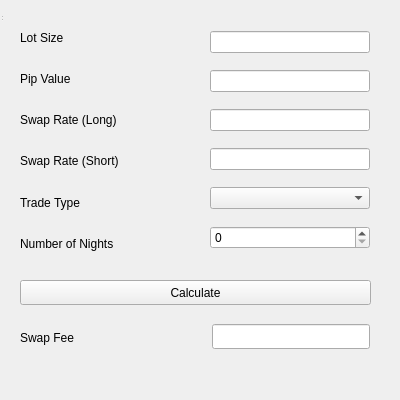
<?xml version="1.0" encoding="UTF-8"?>
<ui version="4.0">
 <class>SwapCalculator</class>
 <widget class="QWidget" name="SwapCalculator">
  <property name="geometry">
   <rect>
    <x>0</x>
    <y>0</y>
    <width>400</width>
    <height>400</height>
   </rect>
  </property>
  <property name="windowTitle">
   <string>Forex Calculator</string>
  </property>
  <widget class="QWidget" name="centralwidget" native="true">
   <property name="geometry">
    <rect>
     <x>0</x>
     <y>0</y>
     <width>521</width>
     <height>411</height>
    </rect>
   </property>
   <widget class="QWidget" name="verticalLayoutWidget">
    <property name="geometry">
     <rect>
      <x>20</x>
      <y>20</y>
      <width>160</width>
      <height>241</height>
     </rect>
    </property>
    <layout class="QVBoxLayout" name="verticalLayout">
     <item>
      <widget class="QLabel" name="label">
       <property name="text">
        <string>Lot Size</string>
       </property>
      </widget>
     </item>
     <item>
      <widget class="QLabel" name="label_2">
       <property name="text">
        <string>Pip Value</string>
       </property>
      </widget>
     </item>
     <item>
      <widget class="QLabel" name="label_3">
       <property name="text">
        <string>Swap Rate (Long)</string>
       </property>
      </widget>
     </item>
     <item>
      <widget class="QLabel" name="label_4">
       <property name="text">
        <string>Swap Rate (Short)</string>
       </property>
      </widget>
     </item>
     <item>
      <widget class="QLabel" name="label_5">
       <property name="text">
        <string>Trade Type</string>
       </property>
      </widget>
     </item>
     <item>
      <widget class="QLabel" name="label_6">
       <property name="text">
        <string>Number of Nights</string>
       </property>
      </widget>
     </item>
    </layout>
   </widget>
   <widget class="QWidget" name="verticalLayoutWidget_2">
    <property name="geometry">
     <rect>
      <x>210</x>
      <y>20</y>
      <width>160</width>
      <height>241</height>
     </rect>
    </property>
    <layout class="QVBoxLayout" name="verticalLayout_2">
     <item>
      <widget class="QLineEdit" name="lineEditLotSize"/>
     </item>
     <item>
      <widget class="QLineEdit" name="lineEditPipValue"/>
     </item>
     <item>
      <widget class="QLineEdit" name="lineEditSwapRateLong"/>
     </item>
     <item>
      <widget class="QLineEdit" name="lineEditSwapRateShort"/>
     </item>
     <item>
      <widget class="QComboBox" name="comboBoxTradeType"/>
     </item>
     <item>
      <widget class="QSpinBox" name="spinBoxNights"/>
     </item>
    </layout>
   </widget>
   <widget class="QLabel" name="label_7">
    <property name="geometry">
     <rect>
      <x>20</x>
      <y>327</y>
      <width>111</width>
      <height>21</height>
     </rect>
    </property>
    <property name="text">
     <string>Swap Fee</string>
    </property>
   </widget>
   <widget class="QPushButton" name="pushButtonCalculate">
    <property name="geometry">
     <rect>
      <x>20</x>
      <y>280</y>
      <width>351</width>
      <height>25</height>
     </rect>
    </property>
    <property name="text">
     <string>Calculate</string>
    </property>
   </widget>
   <widget class="QLineEdit" name="lineEditSwapFee">
    <property name="geometry">
     <rect>
      <x>212</x>
      <y>324</y>
      <width>158</width>
      <height>25</height>
     </rect>
    </property>
    <property name="readOnly">
     <bool>true</bool>
    </property>
   </widget>
  </widget>
  <widget class="QStatusBar" name="statusbar">
   <property name="geometry">
    <rect>
     <x>0</x>
     <y>0</y>
     <width>3</width>
     <height>22</height>
    </rect>
   </property>
  </widget>
  <action name="aboutQt">
   <property name="text">
    <string>About Qt</string>
   </property>
  </action>
  <action name="aboutForexCalculator">
   <property name="text">
    <string>About Forex Calculator</string>
   </property>
  </action>
  <action name="actionPip_calculator">
   <property name="text">
    <string>Pip Calculator</string>
   </property>
   <property name="shortcut">
    <string>Ctrl+P</string>
   </property>
  </action>
  <action name="actionMargin_calculator">
   <property name="text">
    <string>Margin Calculator</string>
   </property>
   <property name="shortcut">
    <string>Ctrl+M</string>
   </property>
  </action>
  <action name="actionLot_Size_Calculator">
   <property name="text">
    <string>Lot Size Calculator</string>
   </property>
   <property name="shortcut">
    <string>Ctrl+L</string>
   </property>
  </action>
  <action name="actionProfit_and_Loss_Calculator">
   <property name="text">
    <string>Profit and Loss Calculator</string>
   </property>
   <property name="shortcut">
    <string>Ctrl+T</string>
   </property>
  </action>
  <action name="actionPosition_Size_Calculator">
   <property name="text">
    <string>Position Size Calculator</string>
   </property>
   <property name="shortcut">
    <string>Ctrl+O</string>
   </property>
  </action>
  <action name="actionRisk_Reward_Calculator">
   <property name="text">
    <string>Risk/Reward Calculator</string>
   </property>
   <property name="shortcut">
    <string>Ctrl+R</string>
   </property>
  </action>
  <action name="actionSwap_Calculator">
   <property name="text">
    <string>Swap Calculator</string>
   </property>
   <property name="shortcut">
    <string>Ctrl+W</string>
   </property>
  </action>
  <action name="actionCurrency_Converter">
   <property name="text">
    <string>Currency Converter</string>
   </property>
   <property name="shortcut">
    <string>Ctrl+Y</string>
   </property>
  </action>
  <action name="actionFibonacci_Calculator">
   <property name="text">
    <string>Fibonacci Calculator</string>
   </property>
   <property name="shortcut">
    <string>Ctrl+F</string>
   </property>
  </action>
  <action name="actionVolatility_Calculator">
   <property name="text">
    <string>Volatility Calculator</string>
   </property>
   <property name="shortcut">
    <string>Ctrl+V</string>
   </property>
  </action>
  <action name="actionBreak_Even_Calculator">
   <property name="text">
    <string>Break-Even Calculator</string>
   </property>
   <property name="shortcut">
    <string>Ctrl+B</string>
   </property>
  </action>
  <action name="actionCompound_Interest_Calculator">
   <property name="text">
    <string>Compound Interest Calculator</string>
   </property>
   <property name="shortcut">
    <string>Ctrl+U</string>
   </property>
  </action>
  <action name="actionEnglish">
   <property name="text">
    <string>English</string>
   </property>
  </action>
  <action name="actionSpanish">
   <property name="text">
    <string>Spanish</string>
   </property>
  </action>
  <action name="actionChinese_2">
   <property name="text">
    <string>Chinese</string>
   </property>
  </action>
  <action name="actionArabic">
   <property name="text">
    <string>Arabic</string>
   </property>
  </action>
  <action name="actionRussian">
   <property name="text">
    <string>Russian</string>
   </property>
  </action>
  <action name="actionPortuguese">
   <property name="text">
    <string>Portuguese</string>
   </property>
  </action>
  <action name="actionGerman">
   <property name="text">
    <string>German</string>
   </property>
  </action>
  <action name="actionJapanese">
   <property name="text">
    <string>Japanese</string>
   </property>
  </action>
  <action name="actionHindi">
   <property name="text">
    <string>Hindi</string>
   </property>
  </action>
  <action name="actionBengali">
   <property name="text">
    <string>Bengali</string>
   </property>
  </action>
  <action name="actionPunjabi">
   <property name="text">
    <string>Punjabi</string>
   </property>
  </action>
  <action name="actionUrdu">
   <property name="text">
    <string>Urdu</string>
   </property>
  </action>
  <action name="actionVietnamese">
   <property name="text">
    <string>Vietnamese</string>
   </property>
  </action>
  <action name="actionIndonesian_Bahasa_Indonesia">
   <property name="text">
    <string>Indonesian (Bahasa Indonesia)</string>
   </property>
  </action>
  <action name="actionTagalog_Filipino">
   <property name="text">
    <string>Tagalog (Filipino)</string>
   </property>
  </action>
  <action name="actionKorean">
   <property name="text">
    <string>Korean</string>
   </property>
  </action>
  <action name="actionTamil">
   <property name="text">
    <string>Tamil</string>
   </property>
  </action>
  <action name="actionThai">
   <property name="text">
    <string>Thai</string>
   </property>
  </action>
  <action name="actionBurmese">
   <property name="text">
    <string>Burmese</string>
   </property>
  </action>
  <action name="actionKhmer">
   <property name="text">
    <string>Khmer</string>
   </property>
  </action>
  <action name="actionNepali">
   <property name="text">
    <string>Nepali</string>
   </property>
  </action>
  <action name="actionHindi_2">
   <property name="text">
    <string>Hindi</string>
   </property>
  </action>
  <action name="actionBengali_2">
   <property name="text">
    <string>Bengali</string>
   </property>
  </action>
  <action name="actionJapanese_2">
   <property name="text">
    <string>Japanese</string>
   </property>
  </action>
  <action name="actionKorean_2">
   <property name="text">
    <string>Korean</string>
   </property>
  </action>
  <action name="actionVietnamese_2">
   <property name="text">
    <string>Vietnamese</string>
   </property>
  </action>
  <action name="actionThai_2">
   <property name="text">
    <string>Thai</string>
   </property>
  </action>
  <action name="actionFrench_2">
   <property name="text">
    <string>French</string>
   </property>
  </action>
  <action name="actionGerman_2">
   <property name="text">
    <string>German</string>
   </property>
  </action>
  <action name="actionRussian_2">
   <property name="text">
    <string>Russian</string>
   </property>
  </action>
  <action name="actionPortuguese_2">
   <property name="text">
    <string>Portuguese</string>
   </property>
  </action>
  <action name="actionItalian">
   <property name="text">
    <string>Italian</string>
   </property>
  </action>
  <action name="actionPersian_Farsi">
   <property name="text">
    <string>Persian (Farsi)</string>
   </property>
  </action>
  <action name="actionTurkish">
   <property name="text">
    <string>Turkish</string>
   </property>
  </action>
  <action name="actionHebrew">
   <property name="text">
    <string>Hebrew</string>
   </property>
  </action>
  <action name="actionPashto">
   <property name="text">
    <string>Pashto</string>
   </property>
  </action>
  <action name="actionSwahili">
   <property name="text">
    <string>Swahili</string>
   </property>
  </action>
  <action name="actionAmharic">
   <property name="text">
    <string>Amharic</string>
   </property>
  </action>
  <action name="actionHausa">
   <property name="text">
    <string>Hausa</string>
   </property>
  </action>
  <action name="actionYoruba">
   <property name="text">
    <string>Yoruba</string>
   </property>
  </action>
  <action name="actionZulu">
   <property name="text">
    <string>Zulu</string>
   </property>
  </action>
  <action name="actionHaitian_Creole">
   <property name="text">
    <string>Haitian Creole</string>
   </property>
  </action>
  <action name="actionQuechua">
   <property name="text">
    <string>Quechua</string>
   </property>
  </action>
  <action name="actionGuarani">
   <property name="text">
    <string>Guarani</string>
   </property>
  </action>
  <action name="actionNahuatl">
   <property name="text">
    <string>Nahuatl</string>
   </property>
  </action>
  <action name="actionRisk_Management_Calculator">
   <property name="text">
    <string>Risk Management Calculator</string>
   </property>
   <property name="shortcut">
    <string>Ctrl+M</string>
   </property>
  </action>
 </widget>
 <tabstops>
  <tabstop>lineEditLotSize</tabstop>
  <tabstop>lineEditPipValue</tabstop>
  <tabstop>lineEditSwapRateLong</tabstop>
  <tabstop>lineEditSwapRateShort</tabstop>
  <tabstop>comboBoxTradeType</tabstop>
  <tabstop>spinBoxNights</tabstop>
  <tabstop>pushButtonCalculate</tabstop>
  <tabstop>lineEditSwapFee</tabstop>
 </tabstops>
 <resources/>
 <connections/>
</ui>
